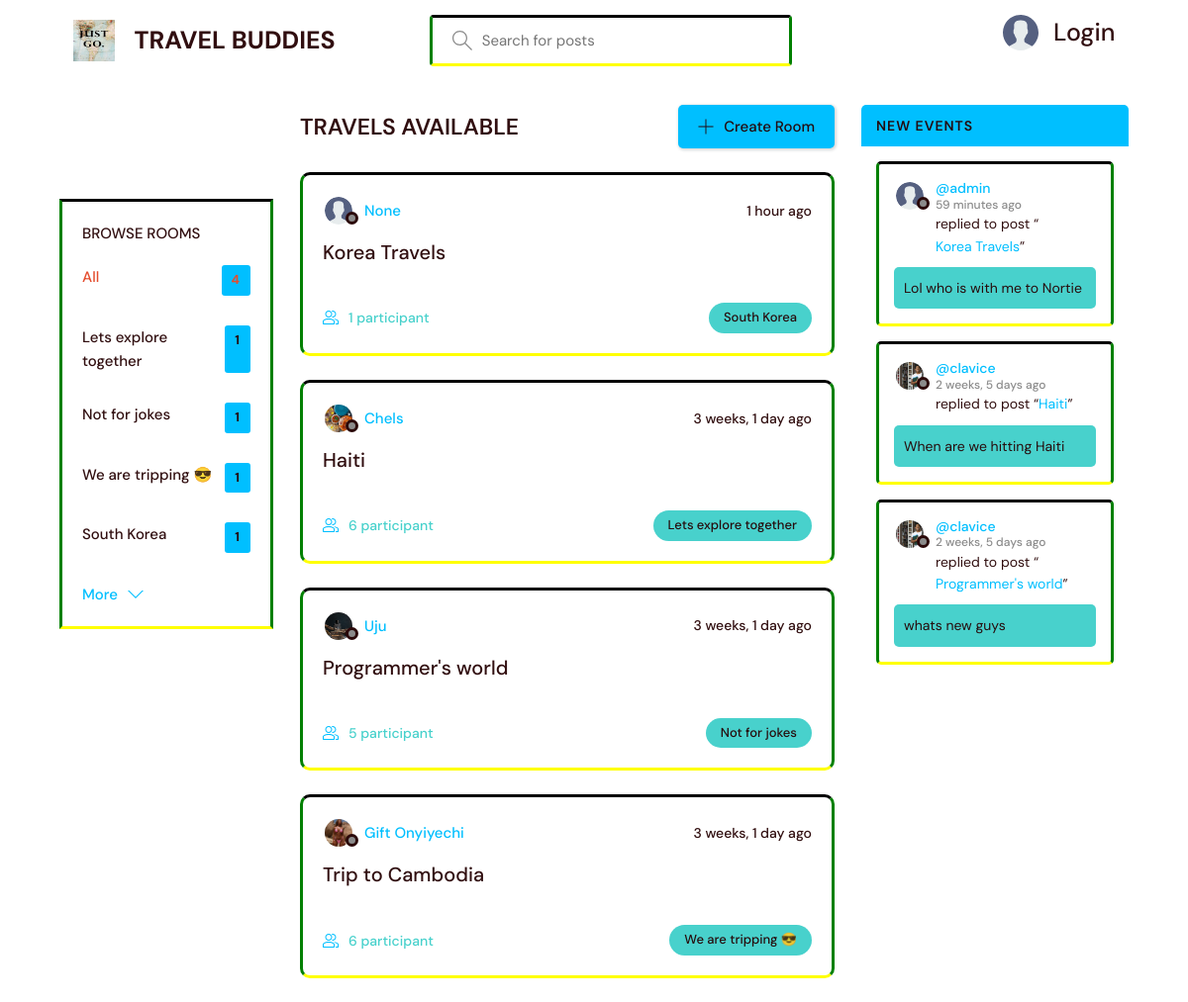
The page / on the database its author committed.
### blog/models.py (models this page shows, shortened)
class Topic(models.Model):
    name = models.CharField(max_length=200)

class Room(models.Model):
    host = models.ForeignKey(User, on_delete=models.SET_NULL, null=True)
    topic = models.ForeignKey(Topic, on_delete=models.SET_NULL, null=True)
    name = models.CharField(max_length=200)
    description = models.TextField(null=True, blank=True)
    participants = models.ManyToManyField(
        User, related_name='participants', blank=True)
    updated = models.DateTimeField(auto_now=True)
    created = models.DateTimeField(auto_now_add=True)
    class Meta:
        ordering = ['-updated', '-created']
    def __str__(self):
        return self.name

class User(AbstractUser):
    name = models.CharField(max_length=200, null=True)
    email = models.EmailField(unique=True, null=True)
    bio = models.TextField(null=True)
    avatar = models.ImageField(null=True, default="avatar.svg")
    USERNAME_FIELD = 'email'
    REQUIRED_FIELDS = ['username',]

class Message(models.Model):
    user = models.ForeignKey(User, on_delete=models.CASCADE)
    room = models.ForeignKey(Room, on_delete=models.CASCADE)
    body = models.TextField()
    updated = models.DateTimeField(auto_now=True)
    created = models.DateTimeField(auto_now_add=True)
    class Meta:
        ordering = ['-updated', '-created']

### blog/views.py (the view)
# urls.py: path('', views.home, name="home"),
def home(request):
    q = request.GET.get('q') if request.GET.get('q') != None else ''
    rooms = Room.objects.filter(
        Q(topic__name__icontains=q) |
        Q(name__icontains=q) |
        Q(description__icontains=q)
    )
    topics = Topic.objects.all()[0:5]
    room_count = rooms.count()
    room_messages = Message.objects.filter(
        Q(room__topic__name__icontains=q))[0:3]
    context = {'rooms': rooms, 'topics': topics,
               'room_count': room_count, 'room_messages': room_messages}
    return render(request, 'home.html', context)

### templates/home.html (shortened to what this page needs)
{% extends 'main.html' %} {% block content %}
<main class="layout layout--3">
  <div class="container">
    {% include 'topics_component.html' %}
    <div class="roomList">
      <div class="roomList__header">
        <div>
          <h2>Travels Available</h2>
        </div>
        <a class="btn btn--main" href="{% url 'create-room' %}">
          <svg
            version="1.1"
            xmlns="http://www.w3.org/2000/svg"
            width="32"
            height="32"
            viewBox="0 0 32 32"
          >
            <title>add</title>
            <path
              d="M16.943 0.943h-1.885v14.115h-14.115v1.885h14.115v14.115h1.885v-14.115h14.115v-1.885h-14.115v-14.115z"
            ></path>
          </svg>
          Create Room
        </a>
      </div>
      {% include 'feed_component.html' %}
    </div>
    {% include 'activity_component.html' %}
  </div>
</main>
{% endblock %}

### templates/topics_component.html
<div class="topics">
    <div class="topics__header">
        <h2>Browse Rooms</h2>
    </div>
    <ul class="topics__list">
        <li>
            <a href="{% url 'home' %}" class="active">All <span>{{topics.count}}</span></a>
        </li>
        {% for topic in topics %}
        <li>
            <a href="{% url 'home' %}?q={{topic.name}}">{{topic.name}}<span>{{topic.room_set.all.count}}</span></a>
        </li>
        {% endfor %}
    </ul>
    <a class="btn btn--link" href="{% url 'topics' %}">
        More
        <svg version="1.1" xmlns="http://www.w3.org/2000/svg" width="32" height="32" viewBox="0 0 32 32">
            <title>chevron-down</title>
            <path d="M16 21l-13-13h-3l16 16 16-16h-3l-13 13z"></path>
        </svg>
    </a>
</div>

### templates/feed_component.html (shortened to what this page needs)
{% for room in rooms %}
<div class="roomListRoom">
  <div class="roomListRoom__header">
    <a
      href="{% url 'user-profile' room.host.id %}"
      class="roomListRoom__author"
    >
      <div class="avatar avatar--small">
        <img src="{{room.host.avatar.url}}" />
      </div>
      <span>{{room.host.name}}</span>
    </a>
    <div class="roomListRoom__actions">
      <span>{{room.created|timesince}} ago</span>
    </div>
  </div>
  <div class="roomListRoom__content">
    <a href="{% url 'room' room.id %}">{{room.name}}</a>
  </div>
  <div class="roomListRoom__meta">
    <a href="{% url 'room' room.id %}" class="roomListRoom__joined">
      {{room.participants.all.count}} participant
    </a>
    <p class="roomListRoom__topic">{{room.topic.name}}</p>
  </div>
</div>
{% endfor %}

### templates/activity_component.html (shortened to what this page needs)
<div class="activities">
  <div class="activities__header">
    <h2>New Events</h2>
  </div>
  {% for message in room_messages %}
  <div class="activities__box">
    <div class="activities__boxHeader roomListRoom__header">
      <a
        href="{% url 'user-profile' message.user.id %}"
        class="roomListRoom__author"
      >
        <div class="avatar avatar--small">
          <img src="{{message.user.avatar.url}}" />
        </div>
        <p>
          @{{message.user.username}}
          <span>{{message.created|timesince}} ago</span>
        </p>
      </a>
    </div>
    <div class="activities__boxContent">
      <p>
        replied to post “<a href="{% url 'room' message.room.id %}"
          >{{message.room}}</a
        >”
      </p>
      <div class="activities__boxRoomContent">{{message.body}}</div>
    </div>
  </div>
  {% endfor %}
</div>

### rows shown on the page
Topic: name "Lets explore together", room_set.all.count "1"
Topic: name "Not for jokes", room_set.all.count "1"
Topic: name "We are tripping 😎", room_set.all.count "1"
Topic: name "South Korea", room_set.all.count "1"
Room: host.avatar (placeholder picture), host.name "None", created "1 hour", name "Korea Travels", participants.all.count "1", topic.name "South Korea"
Room: host.avatar (picture), host.name "Chels", created "3 weeks, 1 day", name "Haiti", participants.all.count "6", topic.name "Lets explore together"
Room: host.avatar (picture), host.name "Uju", created "3 weeks, 1 day", name "Programmer's world", participants.all.count "5", topic.name "Not for jokes"
Room: host.avatar (picture), host.name "Gift Onyiyechi", created "3 weeks, 1 day", name "Trip to Cambodia", participants.all.count "6", topic.name "We are tripping 😎"
Message: user.avatar (placeholder picture), user.username "admin", created "59 minutes", room "Korea Travels", body "Lol who is with me to Nortie"
Message: user.avatar (picture), user.username "clavice", created "2 weeks, 5 days", room "Haiti", body "When are we hitting Haiti"
Message: user.avatar (picture), user.username "clavice", created "2 weeks, 5 days", room "Programmer's world", body "whats new guys"

### other values the page prints
{{ topics.count }} "4"
